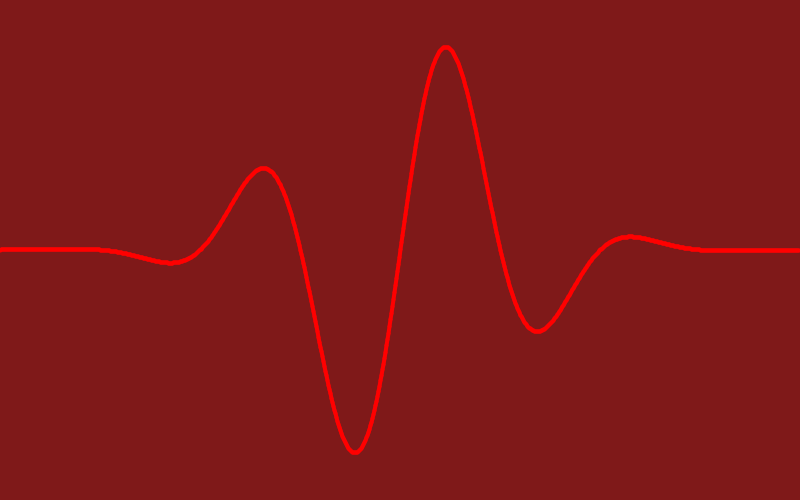
Frame 1 (no input)
Frame 60 (the mouse pressed at the canvas centre just before this capture): identical to frame 1, image omitted
Frame 120 (the mouse held since frame 60 and released just before this capture): identical to frame 1, image omitted

The Processing sketch that drew this single still picture (run headless with seeded random() and noise(); from frame 60 on, the mouse is pressed at the canvas centre):

// Processing sketch: Foton
// ── Foton.pde
int a = 0, da = 2, t=0;
boolean time = false, laser = false;

void setup(){
 colorMode(HSB,125,100,100);
 size(800,500);
 background(0,80,50); 
}

void draw(){ 
   background(a,80,50);
   foton(t,a,laser);
   if (time == true){t ++;}
   
  if (laser){da = 10;}
  else{da = 2;}
}

void keyPressed() { //Para manejar manualmente la Temperatura
  if (keyCode == LEFT) {
    a -= da;
    if (a < 0) a = 0;
  } else if (keyCode == RIGHT) {
    a += da;
    if (a > 100) a = 100;
  }
  else if (keyCode == DOWN) {
    time = !time;
  }
  else if (keyCode == UP) {
    laser = !laser;
  }
}


void foton(float t,float hue,boolean laser){
  
  float xmid = width/2;
  
  pushMatrix();
  translate(0,height/2);
  stroke(hue,100,100);
  strokeWeight(4);
  for (int x = 1; x < width ; x++){
    float H1 = wave(xmid,x-1,t,hue+100,laser);
    float H2 = wave(xmid,x,t,hue+100,laser);
    line(x-1,H1,x,H2);
  }
  popMatrix();
}

float wave(float x0,float x,float t,float a,boolean laser){
 float sigma = width/8, A=height/2.2;
 float w = 5e-4*a, k = a*16*PI/(200*width);
 if (!laser){
   return A*exp(-(x-x0)*(x-x0)/(2*sigma*sigma))*sin(w*t - k*x);
 }
 else {
   return A*sin(w*t - k*x);
 }
}
